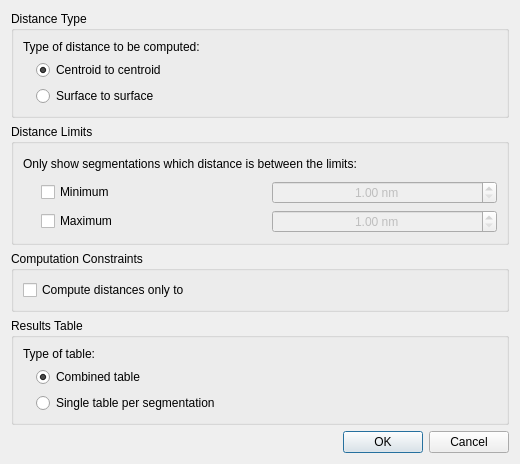
<?xml version="1.0" encoding="UTF-8"?>
<ui version="4.0">
 <class>DistanceInformationOptionsDialog</class>
 <widget class="QDialog" name="DistanceInformationOptionsDialog">
  <property name="geometry">
   <rect>
    <x>0</x>
    <y>0</y>
    <width>520</width>
    <height>464</height>
   </rect>
  </property>
  <property name="minimumSize">
   <size>
    <width>520</width>
    <height>464</height>
   </size>
  </property>
  <property name="maximumSize">
   <size>
    <width>520</width>
    <height>479</height>
   </size>
  </property>
  <property name="windowTitle">
   <string>Distance Information Options</string>
  </property>
  <property name="windowIcon">
   <iconset resource="../../rsc/espina.qrc">
    <normaloff>:/espina/espina.svg</normaloff>:/espina/espina.svg</iconset>
  </property>
  <property name="modal">
   <bool>true</bool>
  </property>
  <layout class="QVBoxLayout" name="verticalLayout_3" stretch="0,1,0,0,0">
   <item>
    <widget class="QGroupBox" name="m_groupBox_distanceType">
     <property name="title">
      <string>Distance Type</string>
     </property>
     <layout class="QVBoxLayout" name="verticalLayout_4">
      <item>
       <widget class="QLabel" name="label">
        <property name="text">
         <string>Type of distance to be computed:</string>
        </property>
       </widget>
      </item>
      <item>
       <layout class="QHBoxLayout" name="horizontalLayout_2" stretch="0,1">
        <item>
         <widget class="QLabel" name="label_4">
          <property name="minimumSize">
           <size>
            <width>7</width>
            <height>0</height>
           </size>
          </property>
          <property name="text">
           <string/>
          </property>
         </widget>
        </item>
        <item>
         <layout class="QVBoxLayout" name="verticalLayout_5">
          <item>
           <widget class="QRadioButton" name="m_centroidOption">
            <property name="text">
             <string>Centroid to centroid</string>
            </property>
            <property name="checked">
             <bool>true</bool>
            </property>
           </widget>
          </item>
          <item>
           <widget class="QRadioButton" name="m_surfaceOption">
            <property name="text">
             <string>Surface to surface</string>
            </property>
           </widget>
          </item>
         </layout>
        </item>
       </layout>
      </item>
     </layout>
    </widget>
   </item>
   <item>
    <widget class="QGroupBox" name="m_groupBox_maxDistance">
     <property name="title">
      <string>Distance Limits</string>
     </property>
     <layout class="QVBoxLayout" name="verticalLayout_2">
      <item>
       <widget class="QLabel" name="label_2">
        <property name="text">
         <string>Only show segmentations which distance is between the limits:</string>
        </property>
       </widget>
      </item>
      <item>
       <layout class="QGridLayout" name="gridLayout" columnstretch="0,1,1">
        <item row="0" column="2">
         <widget class="QDoubleSpinBox" name="m_minDistance">
          <property name="enabled">
           <bool>false</bool>
          </property>
          <property name="alignment">
           <set>Qt::AlignCenter</set>
          </property>
          <property name="suffix">
           <string> nm</string>
          </property>
          <property name="minimum">
           <double>1.000000000000000</double>
          </property>
          <property name="maximum">
           <double>1000000000.000000000000000</double>
          </property>
         </widget>
        </item>
        <item row="1" column="1">
         <widget class="QCheckBox" name="m_maxDistanceCheck">
          <property name="text">
           <string>Maximum</string>
          </property>
         </widget>
        </item>
        <item row="1" column="2">
         <widget class="QDoubleSpinBox" name="m_maxDistance">
          <property name="enabled">
           <bool>false</bool>
          </property>
          <property name="alignment">
           <set>Qt::AlignCenter</set>
          </property>
          <property name="suffix">
           <string> nm</string>
          </property>
          <property name="minimum">
           <double>1.000000000000000</double>
          </property>
          <property name="maximum">
           <double>1000000000.000000000000000</double>
          </property>
         </widget>
        </item>
        <item row="0" column="1">
         <widget class="QCheckBox" name="m_minDistanceCheck">
          <property name="text">
           <string>Minimum</string>
          </property>
         </widget>
        </item>
        <item row="0" column="0">
         <widget class="QLabel" name="label_6">
          <property name="minimumSize">
           <size>
            <width>12</width>
            <height>0</height>
           </size>
          </property>
          <property name="text">
           <string/>
          </property>
         </widget>
        </item>
       </layout>
      </item>
     </layout>
    </widget>
   </item>
   <item>
    <widget class="QGroupBox" name="m_constraintsBox">
     <property name="title">
      <string>Computation Constraints</string>
     </property>
     <layout class="QHBoxLayout" name="horizontalLayout" stretch="0">
      <item>
       <widget class="QCheckBox" name="m_categoryCheck">
        <property name="text">
         <string>Compute distances only to </string>
        </property>
       </widget>
      </item>
     </layout>
    </widget>
   </item>
   <item>
    <widget class="QGroupBox" name="m_groupBox_ordenationTable">
     <property name="enabled">
      <bool>true</bool>
     </property>
     <property name="title">
      <string>Results Table</string>
     </property>
     <layout class="QVBoxLayout" name="verticalLayout">
      <item>
       <widget class="QLabel" name="label_3">
        <property name="text">
         <string>Type of table:</string>
        </property>
       </widget>
      </item>
      <item>
       <layout class="QHBoxLayout" name="horizontalLayout_3" stretch="0,1">
        <item>
         <widget class="QLabel" name="label_5">
          <property name="minimumSize">
           <size>
            <width>7</width>
            <height>0</height>
           </size>
          </property>
          <property name="text">
           <string/>
          </property>
         </widget>
        </item>
        <item>
         <layout class="QVBoxLayout" name="verticalLayout_6">
          <item>
           <widget class="QRadioButton" name="m_combinedTable">
            <property name="text">
             <string>Combined table</string>
            </property>
            <property name="checked">
             <bool>true</bool>
            </property>
           </widget>
          </item>
          <item>
           <widget class="QRadioButton" name="m_singleTable">
            <property name="text">
             <string>Single table per segmentation</string>
            </property>
           </widget>
          </item>
         </layout>
        </item>
       </layout>
      </item>
     </layout>
    </widget>
   </item>
   <item>
    <widget class="QDialogButtonBox" name="buttonBox">
     <property name="orientation">
      <enum>Qt::Horizontal</enum>
     </property>
     <property name="standardButtons">
      <set>QDialogButtonBox::Cancel|QDialogButtonBox::Ok</set>
     </property>
    </widget>
   </item>
  </layout>
 </widget>
 <resources>
  <include location="../../rsc/espina.qrc"/>
 </resources>
 <connections>
  <connection>
   <sender>buttonBox</sender>
   <signal>accepted()</signal>
   <receiver>DistanceInformationOptionsDialog</receiver>
   <slot>accept()</slot>
   <hints>
    <hint type="sourcelabel">
     <x>248</x>
     <y>254</y>
    </hint>
    <hint type="destinationlabel">
     <x>157</x>
     <y>274</y>
    </hint>
   </hints>
  </connection>
  <connection>
   <sender>buttonBox</sender>
   <signal>rejected()</signal>
   <receiver>DistanceInformationOptionsDialog</receiver>
   <slot>reject()</slot>
   <hints>
    <hint type="sourcelabel">
     <x>316</x>
     <y>260</y>
    </hint>
    <hint type="destinationlabel">
     <x>286</x>
     <y>274</y>
    </hint>
   </hints>
  </connection>
  <connection>
   <sender>m_maxDistanceCheck</sender>
   <signal>toggled(bool)</signal>
   <receiver>m_maxDistance</receiver>
   <slot>setEnabled(bool)</slot>
   <hints>
    <hint type="sourcelabel">
     <x>143</x>
     <y>213</y>
    </hint>
    <hint type="destinationlabel">
     <x>383</x>
     <y>213</y>
    </hint>
   </hints>
  </connection>
  <connection>
   <sender>m_minDistanceCheck</sender>
   <signal>toggled(bool)</signal>
   <receiver>m_minDistance</receiver>
   <slot>setEnabled(bool)</slot>
   <hints>
    <hint type="sourcelabel">
     <x>143</x>
     <y>185</y>
    </hint>
    <hint type="destinationlabel">
     <x>383</x>
     <y>185</y>
    </hint>
   </hints>
  </connection>
 </connections>
</ui>
